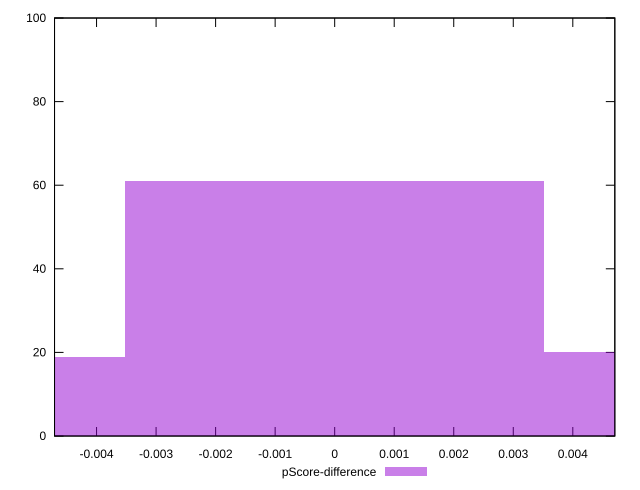

gnuplot code for this plot:
reset

$pScoreDifference <<EOF
-0.0070294055185027345 19
0.0070294055185027345 20
0 61
EOF

set key outside below
set boxwidth 0.0070294055185027345
set xrange [-0.004705882352941226:0.004705882352941226]
set yrange [0:100]
set trange [0:100]
set style fill transparent solid 0.5 noborder
set terminal svg size 640, 490 enhanced background rgb 'white'
set output "reports/report_00027_2021-02-24T12-40-31.850Z/uses-http2/samples/agenda/pScore-difference/histogram.svg"

plot $pScoreDifference title "pScore-difference" with boxes

reset
